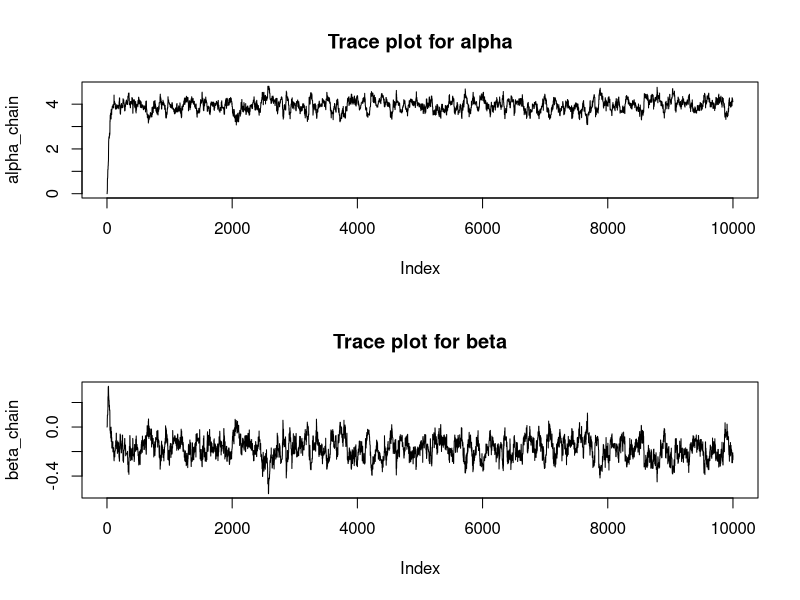

Here is the R script that generated this plot:
install.packages("MASS")  # for the mvrnorm function
library(MASS)

# Define the parameters and data
y <- c(64, 13, 33, 18, 30, 20)
t <- 1:6  # Years from 2010 to 2015, relative to 2009 + t

# Priors
alpha_mean <- 0
alpha_sd <- 10
beta_mean <- 0
beta_sd <- 10

# Initial values
alpha_current <- 0
beta_current <- 0
n_iter <- 10000

# Store the chains
alpha_chain <- numeric(n_iter)
beta_chain <- numeric(n_iter)
alpha_chain[1] <- alpha_current
beta_chain[1] <- beta_current

# Proposal standard deviations
sd_alpha <- 0.2
sd_beta <- 0.05

# Log posterior function
log_posterior <- function(alpha, beta, y, t) {
  lambda <- exp(alpha + beta * t)
  likelihood <- sum(dpois(y, lambda, log = TRUE))
  prior_alpha <- dnorm(alpha, alpha_mean, alpha_sd, log = TRUE)
  prior_beta <- dnorm(beta, beta_mean, beta_sd, log = TRUE)
  return(likelihood + prior_alpha + prior_beta)
}

# Metropolis-Hastings sampler
set.seed(123)
for (i in 2:n_iter) {
  # Propose new values
  alpha_prop <- rnorm(1, alpha_current, sd_alpha)
  beta_prop <- rnorm(1, beta_current, sd_beta)
  
  # Calculate log acceptance ratio
  log_alpha_ratio <- log_posterior(alpha_prop, beta_current, y, t) - log_posterior(alpha_current, beta_current, y, t)
  log_beta_ratio <- log_posterior(alpha_prop, beta_prop, y, t) - log_posterior(alpha_prop, beta_current, y, t)
  
  # Decide to accept/reject alpha
  if (log(runif(1)) < log_alpha_ratio) {
    alpha_current <- alpha_prop
  }
  
  # Decide to accept/reject beta
  if (log(runif(1)) < log_beta_ratio) {
    beta_current <- beta_prop
  }
  
  # Update the chains
  alpha_chain[i] <- alpha_current
  beta_chain[i] <- beta_current
}

# Plotting results to check convergence
par(mfrow = c(2, 1))
plot(alpha_chain, type = 'l', main = 'Trace plot for alpha')
plot(beta_chain, type = 'l', main = 'Trace plot for beta')

